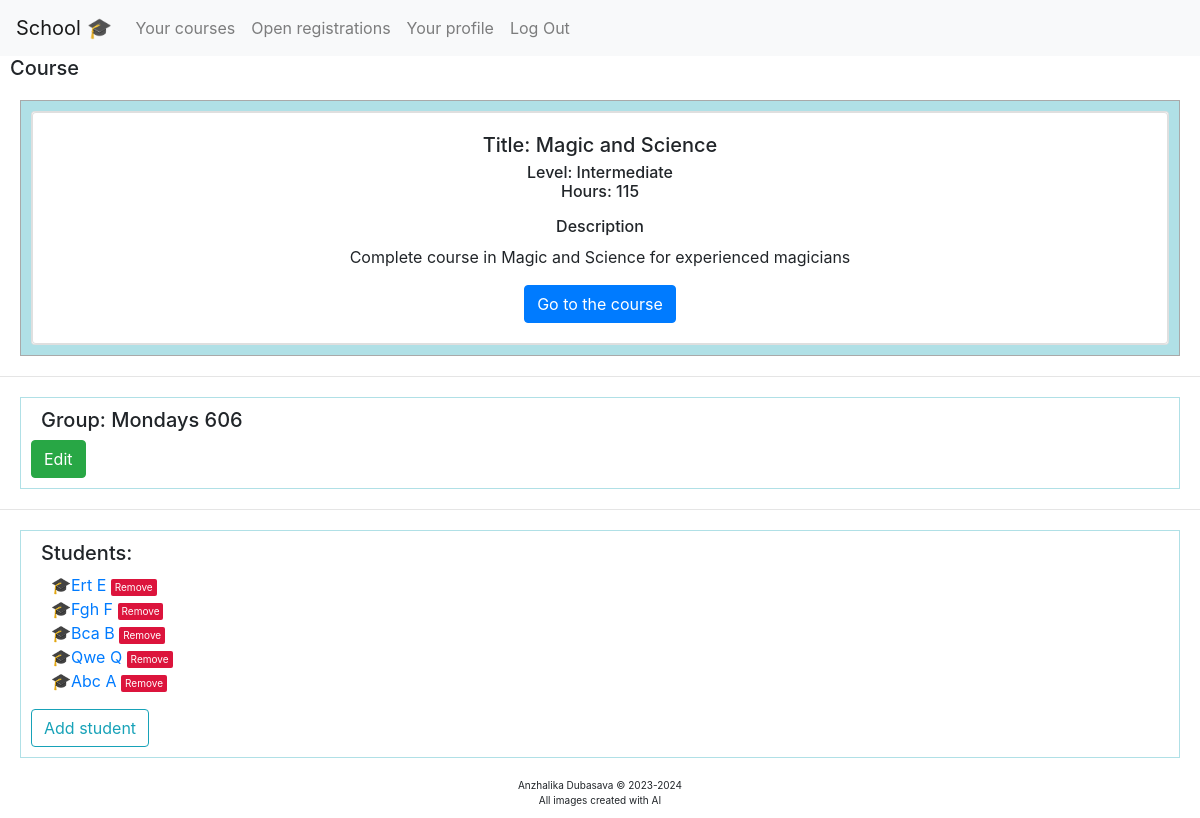
The app's page /group/11 (signed in) with its own data.
### school/models.py (models this page shows, shortened)
class Course(models.Model):
    user = models.ForeignKey(User, on_delete=models.CASCADE, blank=True, null=True, related_name="course_teacher")
    title = models.CharField(max_length = 64)
    description = models.TextField()
    level = models.CharField(max_length = 32)
    hours = models.IntegerField()

class Group(models.Model):
    title = models.CharField(max_length = 32)
    teacher = models.ForeignKey(User, on_delete=models.CASCADE, blank=True, null=True, related_name="group_teacher")
    course = models.ForeignKey(Course, on_delete=models.CASCADE, blank=True, null=True, related_name="course_group")
    stud_current = models.IntegerField(default=0)

class Student(models.Model):
    user = models.ForeignKey(User, on_delete=models.CASCADE, blank=True, null=True, related_name="student")
    group = models.ForeignKey(Group, on_delete=models.CASCADE, blank=True, null=True, related_name="group")

class User(AbstractUser):
    TEACHER = 1
    STUDENT = 2
    ROLE_CHOICES = (
        (TEACHER, 'Teacher'),
        (STUDENT, 'Student'),
    )
    role = models.PositiveSmallIntegerField(choices=ROLE_CHOICES, blank=True, null=True)

### school/views.py (the view)
# urls.py: path("group/<int:id>", views.group, name="group"),
@login_required
def group(request, id):
    group = Group.objects.get(pk=id)
    course = group.course
    all = []
    all_students = User.objects.filter(role=User.STUDENT)
    for all_st in all_students:
        all.append(all_st.username)
    enrolled = []
    students = Student.objects.filter(group=group)
    for stud in students:
        enrolled.append(stud.user.username)
    unenrolled = []
    if len(all) == len(enrolled):
        unenroll = []
    else:
        for st in all:
            if st not in enrolled:
                unenrolled.append(st)
        unenroll = User.objects.filter(role=User.STUDENT,username__in=unenrolled)
    return render(request, "school/group.html" , {
            "group": group,
            "course": course,
            "students": students,
            "all_students": all_students,
            "unenroll": unenroll,
    })

### school/templates/school/group.html (shortened to what this page needs)
{% extends "school/layout.html" %}
{% load static %}
{% block body %}
    <h5 style="padding-left: 10px;">Course</h5>
    <div style="border-style: solid; border-width: 1px; border-color: darkgrey; padding: 10px; margin: 20px; background-color:powderblue;">
        <div class="card text-center">
            <div style="display: block;" id="o {{ course.id }}" >
                <div class="card">
                    <div class="card-body">
                        <h5 class="card-title">Title: <span id="t1 {{ course.id }}">{{ course.title }}</span></h5>
                        <h6 class="card-subtitle">Level: <span id="l1 {{ course.id }}">{{ course.level }}</span></h6>
                        <h6>Hours: <span id="h1 {{ course.id }}">{{ course.hours }}</span></h6>
                        <p class="card-text"><h6>Description</h6> <span id="tx1 {{ course.id }}">{{ course.description }}</span></p>
                        {%  if user.is_authenticated and request.user.role == user.TEACHER and request.user == course.user %}
                            <a href="{% url 'course' id=course.id %}" class="btn btn-primary">Go to the course</a>
                        {% endif %}
                    </div>
                </div>
            </div>
        </div>
    </div>
    <hr>
    {%  if user.is_authenticated and request.user.role == user.TEACHER and request.user == course.user %}
        <div style="border-style: solid; border-width: 1px; border-color: powderblue; padding: 10px; margin: 20px;">
            <div style="display: block;" id="ab {{ group.id }}">
                <h5 style="padding-left: 10px;">Group: <span id="grt {{ group.id}}">{{ group.title}}</span></h5>
                <button class="btn btn-success" id="{{ group.id }}">Edit</button><br>
            </div>
        </div>
        <hr>
        <div style="border-style: solid; border-width: 1px; border-color: powderblue; padding: 10px; margin: 20px;">
            <div style="display: block;" id="i {{ group.id}}">
                <h5 style="padding-left: 10px;">Students:</h5>
                {% if students.count < 1 %}
                    No students so far<br>
                {% else %}
                    <ul class="stlist" id="group_students">
                    {% for student in students %}
                    <li style="list-style-type: '\1F393'" id="stud {{ student.id }}"> <a href="{% url 'stprofile' id=student.user.id %}">{{ student.user.first_name }} {{ student.user.last_name }}</a> <button class="small" style="padding: 1px 4px; font-size: 10px; background-color:crimson; border: none; border-radius: 2px; color: white;" id="r {{ student.id }}" onclick="remove_stud('{{ student.id }}')">Remove</button><br>
                    {% endfor %}
                    </ul>
                {% endif %}
                <button class="btn btn-outline-info" id="{{ group.id }}">Add student</button>
            </div>
    {% elif user.is_authenticated and request.user.role == user.TEACHER and request.user != course.user %}
        <center>
            <span style=color:crimson>You can view only your own groups </span>
        </center>
    <hr>
    {% endif %}
        </div>
{% endblock %}

### records on screen
Course: title "Magic and Science", level "Intermediate", hours "115", description "Complete course in Magic and Science for experienced magicians"
Group: title "Mondays 606"
Student: user.first_name "Ert", user.last_name "E"
Student: user.first_name "Fgh", user.last_name "F"
Student: user.first_name "Bca", user.last_name "B"
Student: user.first_name "Qwe", user.last_name "Q"
Student: user.first_name "Abc", user.last_name "A"
